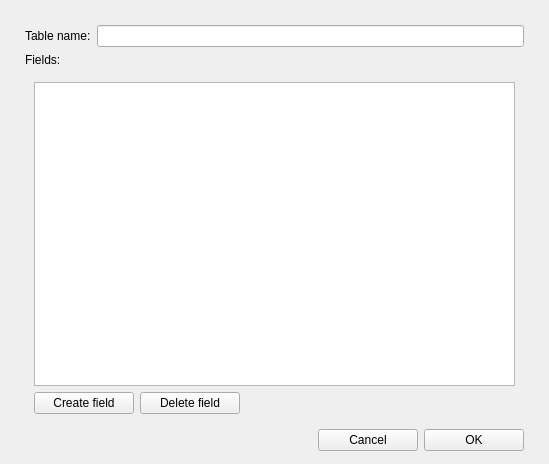
<?xml version="1.0" encoding="UTF-8"?>
<ui version="4.0">
 <class>MainWindow</class>
 <widget class="QMainWindow" name="MainWindow">
  <property name="geometry">
   <rect>
    <x>0</x>
    <y>0</y>
    <width>549</width>
    <height>464</height>
   </rect>
  </property>
  <property name="windowTitle">
   <string>MainWindow</string>
  </property>
  <widget class="QWidget" name="centralwidget">
   <layout class="QVBoxLayout" name="verticalLayout_2">
    <property name="leftMargin">
     <number>25</number>
    </property>
    <property name="topMargin">
     <number>25</number>
    </property>
    <property name="rightMargin">
     <number>25</number>
    </property>
    <property name="bottomMargin">
     <number>13</number>
    </property>
    <item>
     <layout class="QHBoxLayout" name="horizontalLayout_3">
      <item>
       <widget class="QLabel" name="tn_label">
        <property name="text">
         <string>Table name:</string>
        </property>
       </widget>
      </item>
      <item>
       <widget class="QLineEdit" name="table_name"/>
      </item>
     </layout>
    </item>
    <item>
     <widget class="QLabel" name="f_label">
      <property name="text">
       <string>Fields:</string>
      </property>
     </widget>
    </item>
    <item>
     <widget class="QWidget" name="widget" native="true">
      <layout class="QVBoxLayout" name="verticalLayout">
       <property name="spacing">
        <number>-1</number>
       </property>
       <item>
        <widget class="QTableWidget" name="table">
         <property name="sizePolicy">
          <sizepolicy hsizetype="Minimum" vsizetype="Expanding">
           <horstretch>0</horstretch>
           <verstretch>0</verstretch>
          </sizepolicy>
         </property>
        </widget>
       </item>
       <item>
        <layout class="QHBoxLayout" name="horizontalLayout">
         <property name="topMargin">
          <number>0</number>
         </property>
         <item>
          <widget class="QPushButton" name="createf_button">
           <property name="sizePolicy">
            <sizepolicy hsizetype="Fixed" vsizetype="Fixed">
             <horstretch>0</horstretch>
             <verstretch>0</verstretch>
            </sizepolicy>
           </property>
           <property name="minimumSize">
            <size>
             <width>100</width>
             <height>0</height>
            </size>
           </property>
           <property name="text">
            <string>Create field</string>
           </property>
          </widget>
         </item>
         <item>
          <widget class="QPushButton" name="deletef_button">
           <property name="sizePolicy">
            <sizepolicy hsizetype="Fixed" vsizetype="Fixed">
             <horstretch>0</horstretch>
             <verstretch>0</verstretch>
            </sizepolicy>
           </property>
           <property name="minimumSize">
            <size>
             <width>100</width>
             <height>0</height>
            </size>
           </property>
           <property name="text">
            <string>Delete field</string>
           </property>
          </widget>
         </item>
         <item>
          <spacer name="horizontalSpacer">
           <property name="orientation">
            <enum>Qt::Horizontal</enum>
           </property>
           <property name="sizeHint" stdset="0">
            <size>
             <width>40</width>
             <height>20</height>
            </size>
           </property>
          </spacer>
         </item>
        </layout>
       </item>
      </layout>
     </widget>
    </item>
    <item>
     <layout class="QHBoxLayout" name="horizontalLayout_2">
      <property name="topMargin">
       <number>0</number>
      </property>
      <item>
       <spacer name="horizontalSpacer_2">
        <property name="orientation">
         <enum>Qt::Horizontal</enum>
        </property>
        <property name="sizeHint" stdset="0">
         <size>
          <width>40</width>
          <height>20</height>
         </size>
        </property>
       </spacer>
      </item>
      <item>
       <widget class="QPushButton" name="cancel_button">
        <property name="sizePolicy">
         <sizepolicy hsizetype="Fixed" vsizetype="Fixed">
          <horstretch>0</horstretch>
          <verstretch>0</verstretch>
         </sizepolicy>
        </property>
        <property name="minimumSize">
         <size>
          <width>100</width>
          <height>0</height>
         </size>
        </property>
        <property name="text">
         <string>Cancel</string>
        </property>
       </widget>
      </item>
      <item>
       <widget class="QPushButton" name="ok_button">
        <property name="sizePolicy">
         <sizepolicy hsizetype="Fixed" vsizetype="Fixed">
          <horstretch>0</horstretch>
          <verstretch>0</verstretch>
         </sizepolicy>
        </property>
        <property name="minimumSize">
         <size>
          <width>100</width>
          <height>0</height>
         </size>
        </property>
        <property name="text">
         <string>OK</string>
        </property>
       </widget>
      </item>
     </layout>
    </item>
   </layout>
  </widget>
 </widget>
 <resources/>
 <connections/>
</ui>
